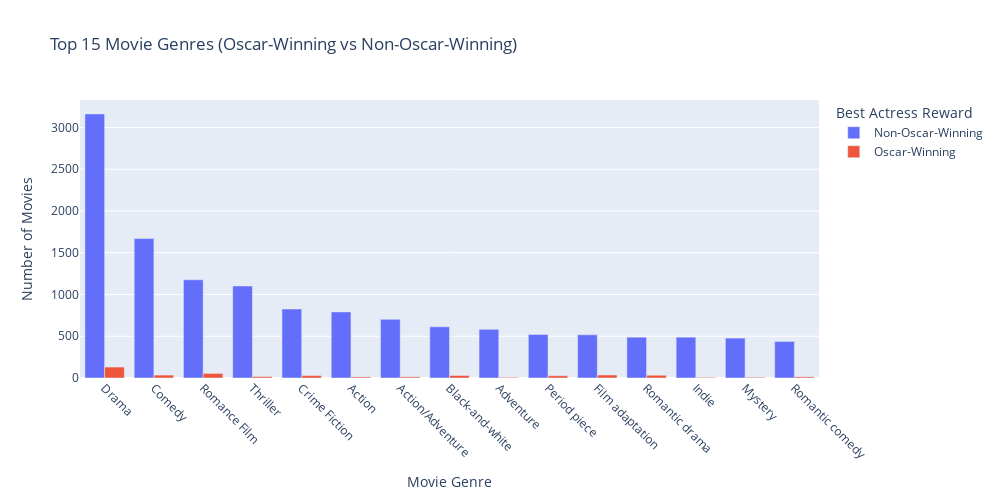

Write notebook code for a chart like this one.
### Code cell
# Prepare the data for the bar chart
oscar_movies_all = oscar_act_movies_all.copy()
oscar_movies_all['Movie genres'] = oscar_movies_all['Movie genres'].fillna('Unknown')
oscar_movies_all['Best Actress Reward'] = oscar_movies_all['Best Actress Reward'].map({True: 'Oscar-Winning', False: 'Non-Oscar-Winning'})

# Split the genres into individual rows for analysis
genres_split = oscar_movies_all.assign(Movie_genres_split=oscar_movies_all['Movie genres'].str.split(', ')).explode('Movie_genres_split')

# Group and count movies by genre and whether they won an Oscar
genre_counts = genres_split.groupby(['Movie_genres_split', 'Best Actress Reward']).size().reset_index(name='Count')

# Limit to the top 15 genres with the highest total count
top_genres = genre_counts.groupby('Movie_genres_split')['Count'].sum().nlargest(15).index
filtered_genre_counts = genre_counts[genre_counts['Movie_genres_split'].isin(top_genres)]

# Create the improved bar chart
fig = px.bar(
    filtered_genre_counts.sort_values('Count', ascending=False),
    x='Movie_genres_split',
    y='Count',
    color='Best Actress Reward',
    title='Top 15 Movie Genres (Oscar-Winning vs Non-Oscar-Winning)',
    labels={'Movie_genres_split': 'Movie Genre', 'Count': 'Number of Movies'},
    barmode='group'
)

# Update layout for better readability
fig.update_layout(
    xaxis=dict(tickangle=45, title='Movie Genre'),
    yaxis=dict(title='Number of Movies'),
    width=1000,  # Increase figure width
    height=500   # Adjust height
)

# Uncomment this to visualize
# fig.show()

### Figure 1 — Plotly figure (JSON) as saved in the notebook; plotly's stock layout.template omitted (floating-point values rounded to 4 significant figures)
{"data": [{"alignmentgroup": "True", "hovertemplate": "Best Actress Reward=Non-Oscar-Winning<br>Movie Genre=%{x}<br>Number of Movies=%{y}<extra></extra>", "legendgroup": "Non-Oscar-Winning", "marker": {"color": "#636efa", "pattern": {"shape": ""}}, "name": "Non-Oscar-Winning", "offsetgroup": "Non-Oscar-Winning", "orientation": "v", "showlegend": true, "textposition": "auto", "type": "bar", "x": ["Drama", "Comedy", "Romance Film", "Thriller", "Crime Fiction", "Action", "Action/Adventure", "Black-and-white", "Adventure", "Period piece", "Film adaptation", "Romantic drama", "Indie", "Mystery", "Romantic comedy"], "xaxis": "x", "y": [3162, 1670, 1176, 1102, 826, 791, 702, 613, 583, 522, 517, 489, 489, 478, 438], "yaxis": "y"}, {"alignmentgroup": "True", "hovertemplate": "Best Actress Reward=Oscar-Winning<br>Movie Genre=%{x}<br>Number of Movies=%{y}<extra></extra>", "legendgroup": "Oscar-Winning", "marker": {"color": "#EF553B", "pattern": {"shape": ""}}, "name": "Oscar-Winning", "offsetgroup": "Oscar-Winning", "orientation": "v", "showlegend": true, "textposition": "auto", "type": "bar", "x": ["Drama", "Romance Film", "Film adaptation", "Comedy", "Romantic drama", "Black-and-white", "Crime Fiction", "Period piece", "Thriller", "Romantic comedy", "Action/Adventure", "Action", "Mystery", "Indie", "Adventure"], "xaxis": "x", "y": [131, 55, 36, 35, 33, 30, 29, 27, 17, 14, 14, 13, 9, 8, 8], "yaxis": "y"}], "layout": {"barmode": "group", "height": 500, "legend": {"title": {"text": "Best Actress Reward"}, "tracegroupgap": 0}, "title": {"text": "Top 15 Movie Genres (Oscar-Winning vs Non-Oscar-Winning)"}, "width": 1000, "xaxis": {"anchor": "y", "domain": [0, 1], "tickangle": 45, "title": {"text": "Movie Genre"}}, "yaxis": {"anchor": "x", "domain": [0, 1], "title": {"text": "Number of Movies"}}}}
